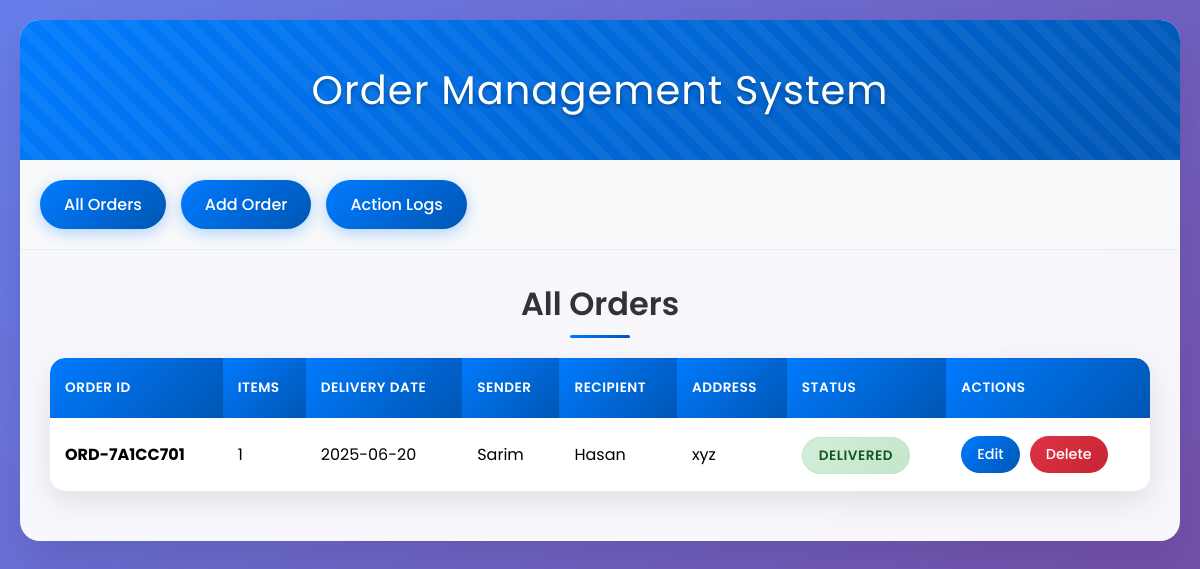
The page / on the database its author committed.
### models.py (models this page shows, shortened)
class Order(db.Model):
    __tablename__ = 'orders'
    id = db.Column(db.Integer, primary_key=True)
    order_id = db.Column(db.String(50), unique=True, nullable=False)
    num_items = db.Column(db.Integer, nullable=False)
    delivery_date = db.Column(db.Date, nullable=False)
    sender_name = db.Column(db.String(100), nullable=False)
    recipient_name = db.Column(db.String(100), nullable=False)
    recipient_address = db.Column(db.Text, nullable=False)
    status = db.Column(db.String(20), default='Ongoing', nullable=False)
    created_at = db.Column(db.DateTime, default=datetime.utcnow)

### app.py (the view)
@app.route('/')
def index():
    orders = Order.query.all()
    return render_template('index.html', orders=orders)

### templates/index.html (shortened to what this page needs)
{% extends "base.html" %}
{% block content %}
<h2 class="page-title">All Orders</h2>
{% if orders %}
<div class="card">
    <table>
        <thead>
            <tr>
                <th>Order ID</th>
                <th>Items</th>
                <th>Delivery Date</th>
                <th>Sender</th>
                <th>Recipient</th>
                <th>Address</th>
                <th>Status</th>
                <th>Actions</th>
            </tr>
        </thead>
        <tbody>
            {% for order in orders %}
            <tr>
                <td><strong>{{ order.order_id }}</strong></td>
                <td>{{ order.num_items }}</td>
                <td>{{ order.delivery_date.strftime('%Y-%m-%d') }}</td>
                <td>{{ order.sender_name }}</td>
                <td>{{ order.recipient_name }}</td>
                <td>{{ order.recipient_address }}</td>
                <td>
                    <span class="status-badge status-{{ order.status.lower() }}">
                        {{ order.status }}
                    </span>
                </td>
                <td>
                    <div class="action-links">
                        <a href="{{ url_for('edit_order', order_id=order.order_id) }}" class="action-edit">Edit</a>
                        <a href="{{ url_for('delete_order', order_id=order.order_id) }}" class="action-delete"
                            onclick="return confirm('Are you sure you want to delete this order?')">Delete</a>
                    </div>
                </td>
            </tr>
            {% endfor %}
        </tbody>
    </table>
</div>
{% else %}
<div class="empty-state">
    <h3>No Orders Found</h3>
    <p>You haven't created any orders yet.</p>
    <a href="{{ url_for('add_order') }}" class="btn btn-primary">Add Your First Order</a>
</div>
{% endif %}
{% endblock %}

### templates/base.html (style rules this page uses)
* { margin: 0; padding: 0; box-sizing: border-box; }
body { font-family: 'Poppins', -apple-system, BlinkMacSystemFont, 'Segoe UI', Roboto, Oxygen, Ubuntu, Cantarell, sans-serif; background: linear-gradient(135deg, #667eea 0%, #764ba2 100%); min-height: 100vh; padding: 20px; }
.page-title { font-size: 2em; font-weight: 600; color: #333; margin-bottom: 30px; text-align: center; position: relative; }
.page-title::after { content: ''; position: absolute; bottom: -10px; left: 50%; transform: translateX(-50%); width: 60px; height: 3px; background: linear-gradient(135deg, #007bff 0%, #0056b3 100%); border-radius: 2px; }
.card { background: white; border-radius: 15px; box-shadow: 0 10px 30px rgba(0, 0, 0, 0.1); overflow: hidden; margin-bottom: 20px; transition: transform 0.3s ease; }
table { width: 100%; border-collapse: collapse; background: white; border-radius: 15px; overflow: hidden; box-shadow: 0 10px 30px rgba(0, 0, 0, 0.1); }
th { background: linear-gradient(135deg, #007bff 0%, #0056b3 100%); color: white; padding: 20px 15px; text-align: left; font-weight: 600; text-transform: uppercase; letter-spacing: 0.5px; font-size: 0.85em; }
td { padding: 18px 15px; border-bottom: 1px solid #f1f3f4; transition: background-color 0.3s ease; }
tr:last-child td { border-bottom: none; }
.status-badge { padding: 8px 16px; border-radius: 20px; font-size: 0.85em; font-weight: 600; text-transform: uppercase; letter-spacing: 0.5px; }
.status-delivered { background: linear-gradient(135deg, #d4edda 0%, #c3e6cb 100%); color: #155724; border: 1px solid #c3e6cb; }
.action-links { display: flex; gap: 10px; flex-wrap: wrap; }
.action-links a { padding: 8px 16px; border-radius: 20px; text-decoration: none; font-size: 0.9em; font-weight: 500; transition: all 0.3s ease; }
.action-edit { background: linear-gradient(135deg, #007bff 0%, #0056b3 100%); color: white; }
.action-delete { background: linear-gradient(135deg, #dc3545 0%, #c82333 100%); color: white; }

### rows shown on the page
Order: order_id "ORD-7A1CC701", num_items "1", delivery_date "2025-06-20", sender_name "Sarim", recipient_name "Hasan", recipient_address "xyz", status "DELIVERED"
